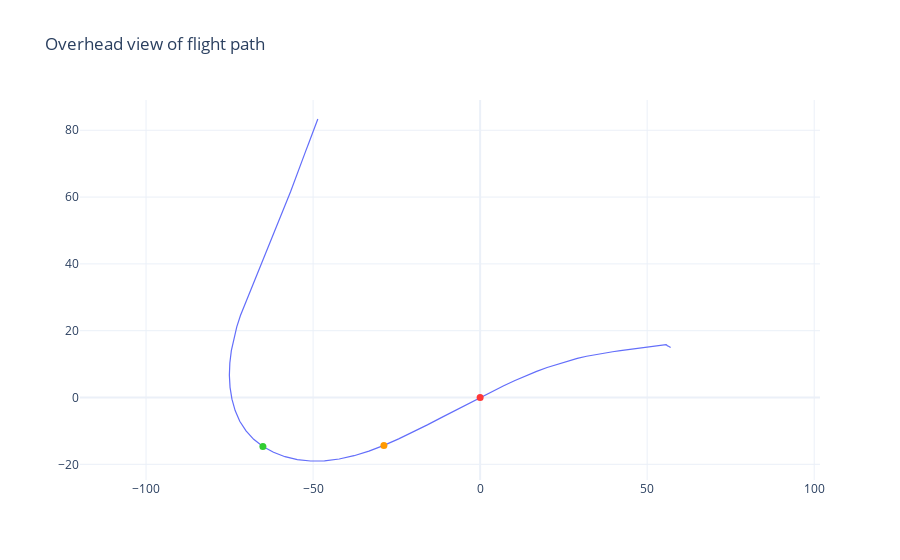

Notebook source saved alongside this figure:
### Markdown cell above
**Overhead View Of Flight Path**


An overhead perspective of the flight trajectory: In this scenario, a 270-degree turn was executed, with a noteworthy aspect being the inclusion of a single, discernible "snap."

### Code cell
landing_viz.plt_overhead()

### Figure 1 — Plotly figure (JSON) as saved in the notebook; plotly's stock layout.template omitted (floating-point values rounded to 4 significant figures)
{"data": [{"hovertemplate": "yaxis distance: %{y:.2f} m <extra></extra>", "line": {"color": "#636EFA", "width": 1.2}, "showlegend": false, "type": "scatter", "x": [-48.58, -49.49, -50.4, -51.37, -52.27, -53.15, -54.02, -54.93, -55.85, -56.75, -57.69, -58.63, -59.58, -60.54, -61.51, -62.49, -63.5, -64.57, -65.67, -66.84, -68.05, -69.29, -70.54, -71.75, -72.85, -73.76, -74.47, -74.92, -75.06, -74.86, -74.29, -73.33, -71.95, -70.07, -67.78, -65.03, -61.85, -58.42, -54.73, -50.78, -46.59, -42.19, -37.75, -33.29, -28.81, -24.38, -20.06, -15.8, -11.62, -7.609, -3.734, 0, 3.58, 7.061, 10.44, 13.71, 16.91, 20.05, 23.16, 26.19, 29.09, 31.87, 34.58, 37.19, 39.67, 42.01, 44.17, 46.17, 48.07, 49.8, 51.39, 52.65, 53.6, 54.36, 54.84, 55.15, 55.34, 55.39, 55.66, 55.84, 55.89, 56.09, 56.29, 56.49, 56.63, 56.76, 56.87, 56.96, 57.03], "y": [83.37, 80.77, 78.32, 75.98, 73.6, 71.19, 68.67, 66.26, 63.94, 61.62, 59.27, 56.96, 54.64, 52.26, 49.84, 47.36, 44.82, 42.2, 39.47, 36.68, 33.82, 30.84, 27.75, 24.53, 21.16, 17.64, 14.02, 10.35, 6.668, 3.044, -0.4915, -3.903, -7.103, -9.991, -12.51, -14.65, -16.4, -17.72, -18.58, -19.0, -18.94, -18.41, -17.42, -16.03, -14.34, -12.38, -10.31, -8.182, -6.028, -3.94, -1.931, 0, 1.809, 3.528, 5.103, 6.521, 7.818, 8.969, 9.954, 10.89, 11.7, 12.35, 12.89, 13.33, 13.7, 14.02, 14.3, 14.6, 14.9, 15.11, 15.33, 15.49, 15.63, 15.78, 15.89, 15.93, 15.87, 15.86, 15.81, 15.7, 15.57, 15.44, 15.42, 15.35, 15.21, 15.08, 14.99, 14.96, 14.97]}, {"marker": {"color": "#32CD32", "size": 7}, "mode": "markers", "showlegend": false, "type": "scatter", "x": [-65.03], "y": [-14.65]}, {"marker": {"color": "#FF3737", "size": 7}, "mode": "markers", "showlegend": false, "type": "scatter", "x": [0], "y": [0]}, {"marker": {"color": "#FF9900", "size": 7}, "mode": "markers", "showlegend": false, "type": "scatter", "x": [-28.81], "y": [-14.34]}], "layout": {"autosize": true, "hovermode": "x unified", "legend": {"x": 1, "xanchor": "right", "y": 1, "yanchor": "top"}, "title": {"text": "Overhead view of flight path"}, "xaxis": {"autorange": true, "domain": [0, 1], "range": [-210.9, 192.8], "scaleanchor": "y", "type": "linear"}, "yaxis": {"autorange": true, "domain": [0, 1], "range": [-24.69, 89.06], "scaleanchor": "x", "type": "linear"}}}
